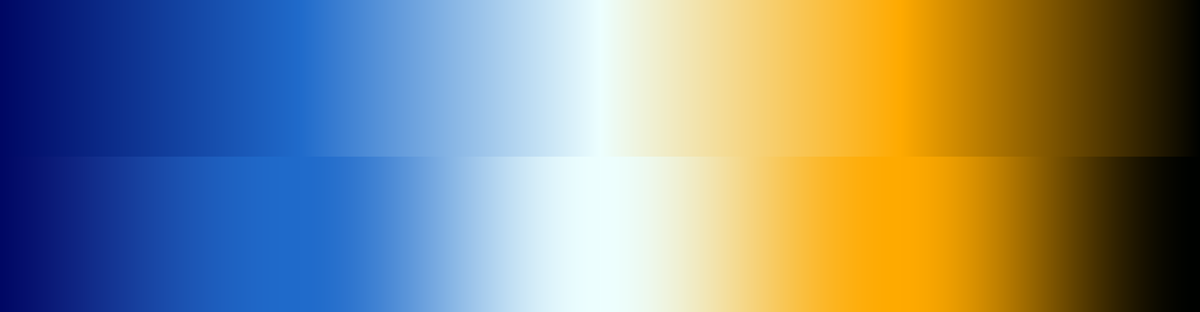
Frame 1 (no input)
Frame 2 (the mouse pressed at the canvas centre, redrawn once): identical to frame 1, image omitted

The Processing sketch that drew this single still picture (run headless with seeded random() and noise(); the mouse was pressed at the canvas centre and the sketch redrawn once):

// Processing sketch: colorramp
// ── colorramp.pde
color[] points = {color(0, 7, 100), color(32, 107, 203), color(237, 255, 255), color(255, 170, 0), color(0, 2, 0)};
Interpolant WikiInterpolant;

void setup(){
  size(1920,500);
 colorMode(RGB);
 WikiInterpolant = new Interpolant((float) width, points, false);
}

void draw(){
  loadPixels();
  for (int i = 0; i < width; i++){
     color col1 = getGradientLinear((float) i, (float) width, points, false);
     color col2 = WikiInterpolant.getGradientMonotonCubic((float) i);
   for (int j = 0; j < height; j++){
     if (j <= height/2){
     pixels[i + j * width] = col1;
     } else {
       pixels[i + j * width] = col2;
     }

   }
  }
  updatePixels();
  noLoop();
}


color getGradient2Linear(float loc, float max, color start, color end) {
  int red = floor(map(loc, 0, max, red(start), red(end)));
  int green = floor(map(loc, 0, max, green(start), green(end)));
  int blue = floor(map(loc, 0, max, blue(start), blue(end)));
  color col = color (red, green, blue);
  return col;
}

color getGradientLinear(float loc, float max, color[] points){
 return getGradientLinear(loc, max, points, false); 
}

color getGradientLinear(float loc,float max, color[] points, boolean loop) {
  int size = points.length;
  int section;
  if (loop) {
    section = floor(max / (size));
  } else {
    section = floor(max / (size - 1));
  }
  int curSec = constrain(floor(loc / section),0,size -1);
  int relLoc = floor(loc - (section * curSec));
  int nextSec;
  if (curSec >= size - 1) {
    nextSec = 0;
  } else {
    nextSec = curSec + 1;
  }
  //println(relLoc);
  //println(section);
  //println(curSec);
  //println(nextSec);
  return getGradient2Linear(relLoc, section, points[curSec], points[nextSec]);
}

// ── MonotoneCubicInterpolation.pde
class Interpolant {
	
	int[] xs, rs, gs, bs;
	
	float[] c1rs, c1gs, c1bs;
	
	float[] c2rs, c3rs, c2gs, c3gs, c2bs, c3bs;
	
	Interpolant(float range, color[] points, boolean loop) {
		// Deal with length issues
		int size = points.length, section;
		
		// if (size == 0) { return color(0); }
		//if (length === 1) {
		//  // Impl: Precomputing the result prevents problems if ys is mutated later and allows garbage collection of ys
		//  // Impl: Unary plus properly converts values to numbers
		//  var result = +ys[0];
		//  return function(x) { return result; };
		//}
		if (loop) {
			xs = new int[size + 1];
			rs = new int[size + 1];
			gs = new int[size + 1];
			bs = new int[size + 1];
			section = floor(range / (size));
		}
		else {
			xs = new int[size];
			rs = new int[size];
			gs = new int[size];
			bs = new int[size];
			section = floor(range / (size - 1));
		}
		for (int i = 0; i < xs.length; i++) {
			xs[i] = i * section;
			rs[i] = floor(red(points[i % size]));
			gs[i] = floor(green(points[i % size]));
			bs[i] = floor(blue(points[i % size]));
		}
		size = xs.length;
		// Rearrange xs and ys so that xs is sorted
		//var indexes = [];
		//for (i = 0; i < length; i++) { indexes.push(i); }
		//indexes.sort(function(a, b) { return xs[a] < xs[b] ? -1 : 1; });
		//var oldXs = xs, oldYs = ys;
		//// Impl: Creating new arrays also prevents problems if the input arrays are mutated later
		//xs = []; ys = [];
		//// Impl: Unary plus properly converts values to numbers
		//for (i = 0; i < length; i++) { xs.push(+oldXs[indexes[i]]); ys.push(+oldYs[indexes[i]]); }
		
		
		
		// Get consecutive differences and slopes
		float[] drs = new float[size], dgs = new float[size], dbs = new float[size], dxs = new float[size], mrs = new float[size], mgs = new float[size], mbs = new float[size]; 
		for (int i = 0; i < xs.length - 1; i++) {
			float dx = xs[i + 1] - xs[i];
			float dr = rs[i + 1] - rs[i], dg = gs[i + 1] - gs[i], db = bs[i + 1] - bs[i];
			dxs[i] = dx;
			drs[i] = dr;
			dgs[i] = dg;
			dbs[i] = db;
			mrs[i] = dr / dx;
			mgs[i] = dg / dx;
			mbs[i] = db / dx;
		}
		
		// Get degree-1 coefficients
	c1rs = new float[dxs.length];
	c1gs = new float[dxs.length];
	c1bs = new float[dxs.length];
		c1rs[0] = mrs[0];
		c1gs[0] = mgs[0];
		c1bs[0] = mbs[0];
		for (int i = 0; i < dxs.length - 1; i++) {
			float mr = mrs[i], mrNext = mrs[i + 1];
			float mg = mgs[i], mgNext = mgs[i + 1];
			float mb = mbs[i], mbNext = mbs[i + 1];
			float dx_ = dxs[i], dxNext = dxs[i + 1], common = dx_ + dxNext;
			if (mr * mrNext <= 0) {
				c1rs[i] = 0;
			} else {
				c1rs[i] = 3 * common / ((common + dxNext) / mr + (common + dx_) / mrNext);
			}
			if (mg * mgNext <= 0) {
				c1rs[i] = 0;
			} else {
				c1rs[i] = 3 * common / ((common + dxNext) / mg + (common + dx_) / mgNext);
			}
			if (mb * mbNext <= 0) {
				c1rs[i] = 0;
			} else {
				c1rs[i] = 3 * common / ((common + dxNext) / mb + (common + dx_) / mbNext);
			}
		}
		c1rs[dxs.length - 1] = mrs[mrs.length - 1];
		c1gs[dxs.length - 1] = mgs[mgs.length - 1];
		c1bs[dxs.length - 1] = mbs[mbs.length - 1];
		
		// Get degree-2 and degree-3 coefficients
	
		c2rs = new float[c1rs.length - 1];
	c3rs = new float[c1rs.length - 1];
		c2gs = new float[c1gs.length - 1];
	c3gs = new float[c1gs.length - 1];
		c2bs = new float[c1bs.length - 1];
	c3bs = new float[c1bs.length - 1];
		for (int i = 0; i < c1rs.length - 1; i++) {
			float c1r = c1rs[i], mr_ = mrs[i], invDx = 1 / dxs[i], commonr_ = c1r + c1rs[i + 1] - mr_ - mr_;
			float c1g = c1gs[i], mg_ = mgs[i], commong_ = c1g + c1gs[i + 1] - mg_ - mg_;
			float c1b = c1bs[i], mb_ = mbs[i], commonb_ = c1b + c1bs[i + 1] - mb_ - mb_;
			c2rs[i] = (mr_ - c1r - commonr_) * invDx; c3rs[i] = commonr_ * invDx * invDx;
			c2gs[i] = (mg_ - c1g - commong_) * invDx; c3gs[i] = commong_ * invDx * invDx;
			c2bs[i] = (mb_ - c1b - commonb_) * invDx; c3bs[i] = commonb_ * invDx * invDx;
		}
	}
	
	color getGradientMonotonCubic(float loc) {
		int i = xs.length - 1;
		if ((float) loc == xs[i]) {return color(rs[i], gs[i], bs[i]);}
		
		// Search for the interval x is in, returning the corresponding y if x is one of the original xs
		int low = 0, mid, high = c3rs.length - 1;
		while(low <= high) {
			mid = floor(0.5 * (low + high));
			float xHere = xs[mid];
			if (xHere < loc) { low = mid + 1; }
			else if (xHere > loc) { high = mid - 1; }
			else { return color(rs[mid], gs[mid], bs[mid]); }
		}
		i = max(0, high);
		
		// Interpolate
		float diff = loc - xs[i], diffSq = diff * diff;
		float red = rs[i] + c1rs[i] * diff + c2rs[i] * diffSq + c3rs[i] * diff * diffSq;
		float green = gs[i] + c1gs[i] * diff + c2gs[i] * diffSq + c3gs[i] * diff * diffSq;
		float blue = bs[i] + c1bs[i] * diff + c2bs[i] * diffSq + c3bs[i] * diff * diffSq;
		return color(red, green, blue);
	}
}
